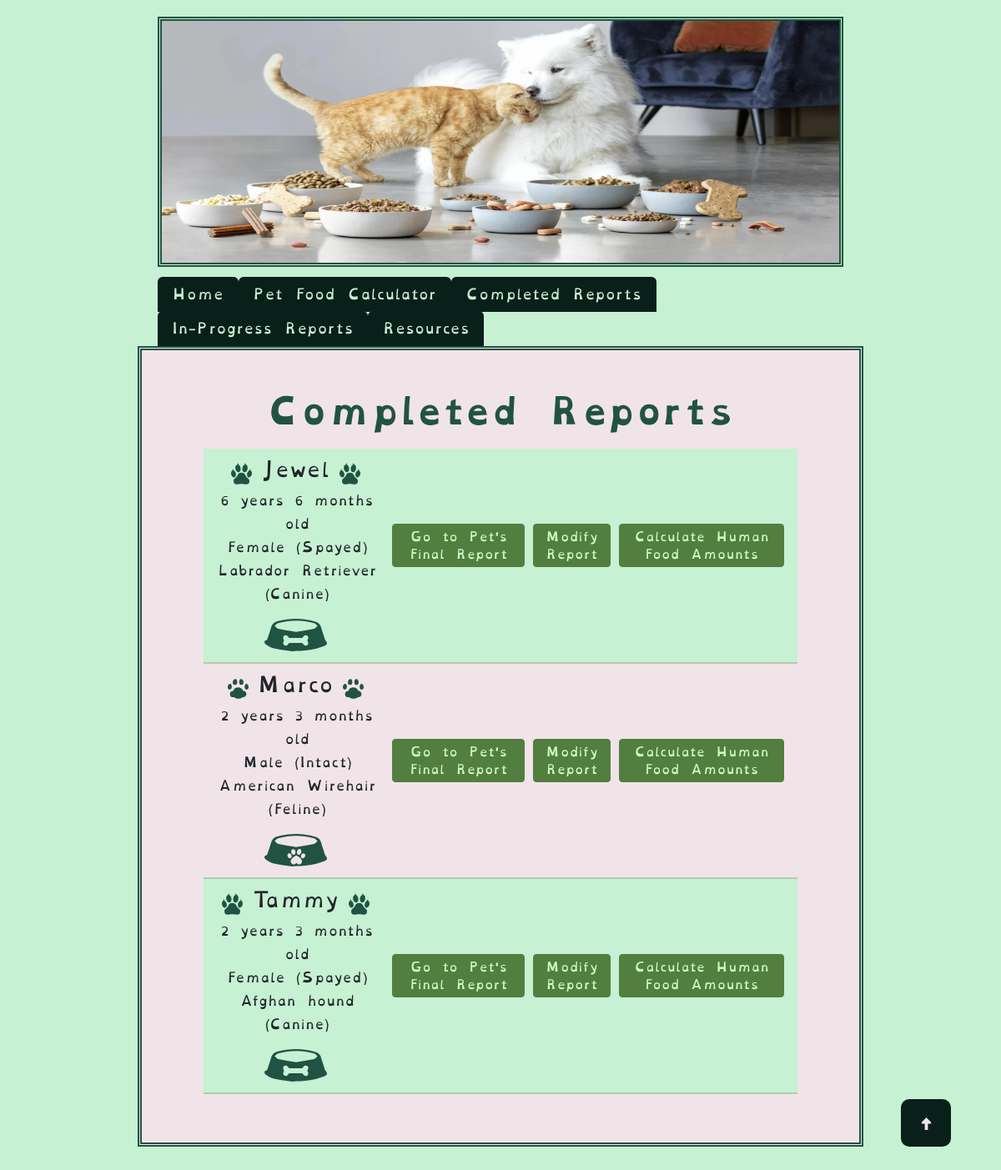
/finished_reports (signed in), run on an earlier commit of the app's database.
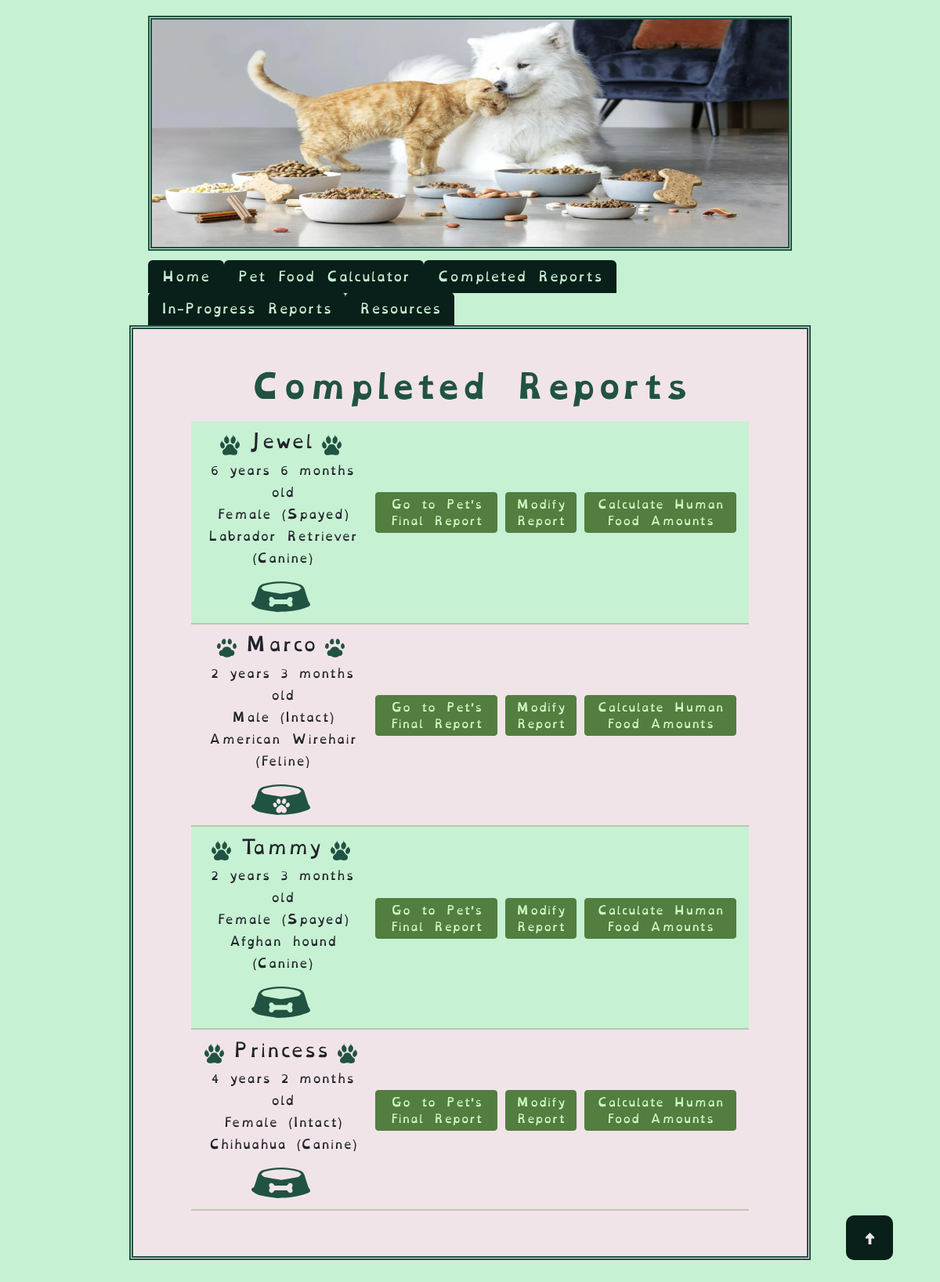
And on a later commit of the database.
### tables this page shows
CREATE TABLE "pets" (
	"pet_id"	INTEGER UNIQUE,
	"owner_id"	INTEGER,
	"name"	VARCHAR(25) NOT NULL,
	"age_in_years"	INTEGER,
	"age_in_months"	INTEGER,
	"species"	VARCHAR(10) NOT NULL,
	"breed"	VARCHAR(25),
	"canine_breed_id"	INTEGER,
	"feline_breed_id"	INTEGER,
	"sex"	INTEGER,
	"bcs"	INTEGER,
	"weight"	FLOAT,
	"units"	VARCHAR(5),
	"converted_weight"	FLOAT,
	"converted_weight_units"	VARCHAR(5),
	"body_fat_percentage"	VARCHAR(5),
	"ideal_weight_lbs"	FLOAT,
	"ideal_weight_kgs"	FLOAT,
	"is_pediatric"	BOOL,
	"is_pregnant"	BOOL,
	"weeks_gestating"	INTEGER,
	"is_nursing"	BOOL,
	"litter_size"	INTEGER,
	"weeks_nursing"	INTEGER,
	"activity_level"	INTEGER,
	"rer"	FLOAT,
	"canine_der_factor_id"	INTEGER,
	"feline_der_factor_id"	INTEGER,
	"der"	FLOAT,
	"der_modifier"	FLOAT,
	"meals_per_day"	FLOAT,
	"current_food_kcal"	FLOAT,
	"current_food_form"	INTEGER,
	"second_food_kcal" FLOAT,
	"second_food_form" INTEGER,
	"sensitive_stomach" INTEGER,
	"food_transition" INTEGER,
	"transition_length" INTEGER,
	"rec_treat_kcal_per_day"	INTEGER,
	"current_food_amt_rec"	VARCHAR(15),
	"current_food_amt_per_meal"	VARCHAR(15),
	"date_of_first_report"	DATETIME,
	"most_recent_report_date"	DATETIME,
	PRIMARY KEY("pet_id" AUTOINCREMENT),
	FOREIGN KEY("owner_id") REFERENCES "users"("id"),
	FOREIGN KEY("canine_breed_id") REFERENCES "dog_breeds"("BreedID"),
	FOREIGN KEY("canine_der_factor_id") REFERENCES "canine_der_factors"("factor_id"),
	FOREIGN KEY("feline_breed_id") REFERENCES "cat_breeds"("BreedID"),
	FOREIGN KEY("feline_der_factor_id") REFERENCES "feline_der_factors"("factor_id"),
	FOREIGN KEY("sex") REFERENCES "reproductive_statuses"("sex_id"),
	FOREIGN KEY("activity_level") REFERENCES "activity_levels"("activity_id"),
	FOREIGN KEY("current_food_form") REFERENCES "food_forms"("form_id"),
	FOREIGN KEY("second_food_form") REFERENCES "food_forms"("form_id")
);

### main.py (the view)
@app.route("/finished_reports", methods=["GET", "POST"])
@login_required
def finished_reports():
    try:
        fi = FindInfo(session["user_id"])
        pet_list = fi.find_all_user_pets(session["user_id"])
    except Exception as e:
        flash(f"Unable to find pet list. Exception: {e}")
        return render_template("finished_reports.html")
    return render_template("finished_reports.html", pet_list=pet_list)

### find_info.py (called while the page is built)
    def pet_data_dictionary(self, user_id, pet_id) -> dict:
        if pet_id != 0 and user_id != 0:
            self.pet_data = db.execute(
                "SELECT * FROM pets WHERE owner_id = :user_id AND pet_id = :pet_id",
                user_id=user_id, pet_id=pet_id
            )
            if self.pet_data == None:
                print("The pet hasn't been added yet.")
        return self.pet_data

    def find_all_user_pets(self, user_id) -> dict:
        if user_id != None or user_id != 0:
            try:
                pet_list = db.execute(
                    "SELECT * FROM pets WHERE owner_id = :user",
                    user=user_id
                )
            except Exception as e:
                flash(f"Couldn't find pet list. Exception: {e}")
        return pet_list

### helpers.py (called while the page is built)
def login_required(f):
    @wraps(f)
    def decorated_funtion(*args, **kwargs):
        if session.get("user_id") == None:
            return redirect(url_for("login"))
        return f(*args, **kwargs)
    return decorated_funtion

### templates/finished_reports.html (shortened to what this page needs)
{% extends 'base.html' %}
{% block content %}
    <h1>Completed Reports</h1>
    <div class="row">
        {% if pet_list and pet_list.date_of_first_report != None %}
            <table class="final_report_table">
                <tbody>
                    {% for pet in pet_list %}
                        {% if pet.date_of_first_report != None %}
                            <tr class="table_info {% if loop.index0 % 2 == 0 %}even-row{% else %}odd-row{% endif %}">
                                <td class="pet_table_info">
                                    <div class="signalment_info">
                                        <div class="name_and_paws">
                                            {% if pet.species == "Canine" %}
                                                <img src="{{ url_for('static', filename='assets/svg/dogs/dog_paw.svg') }}" alt="A dog's pawprint" class="fr_paw">
                                            {% elif pet.species == "Feline" %}
                                                <img src="{{ url_for('static', filename='assets/svg/cats/cat_paw.svg') }}" alt="A cat's pawprint" class="fr_paw">
                                            {% endif %}
                                            <h4>{{ pet.name }}</h4>
                                            {% if pet.species == "Canine" %}
                                                <img src="{{ url_for('static', filename='assets/svg/dogs/dog_paw.svg') }}" alt="A dog's pawprint" class="fr_paw">
                                            {% elif pet.species == "Feline" %}
                                                <img src="{{ url_for('static', filename='assets/svg/cats/cat_paw.svg') }}" alt="A cat's pawprint" class="fr_paw">
                                            {% endif %}
                                            </div>
                                            <div class="sig_fr">
                                                {% if pet.age_in_years == 0 and pet.age_in_months == 1 %}
                                                    {{ pet.age_in_months }} month old
                                                {% elif pet.age_in_years == 0 and pet.age_in_months > 1 %}
                                                    {{ pet.age_in_months }} months old
                                                {% elif pet.age_in_years == 1 and pet.age_in_months == 0 %}
                                                    {{ pet.age_in_years }} year old
                                                {% elif pet.age_in_years == 1 and pet.age_in_months == 1 %}
                                                    {{ pet.age_in_years }} year {{ pet.age_in_months }} month old
                                                {% elif pet.age_in_years == 1 and pet.age_in_months > 1 %}
                                                    {{ pet.age_in_years }} year {{ pet.age_in_months }} months old
                                                {% elif pet.age_in_years > 1 and pet.age_in_months == 0 %}
                                                    {{ pet.age_in_years }} years old
                                                {% elif pet.age_in_years > 1 and pet.age_in_months == 1 %}
                                                    {{ pet.age_in_years }} years {{ pet.age_in_months }} month old
                                                {% elif pet.age_in_years > 1 and pet.age_in_months > 1 %}
                                                    {{ pet.age_in_years }} years {{ pet.age_in_months }} months old
                                                {% endif %}
                                                <div class="sig_sex">
                                                    {% if pet.sex == 1 %}
                                                        Female (Intact)
                                                    {% elif pet.sex == 2 %}
                                                        Female (Spayed)
                                                    {% elif pet.sex == 3 %}
                                                        Male (Intact)
                                                    {% elif pet.sex == 4 %}
                                                        Male (Neutered)
                                                    {% endif %}
                                                </div>
                                                {{ pet.breed }} ({{ pet.species }})
                                            </div>
                                            {% if pet.species == "Feline" %}
                                                <img src="{{ url_for('static', filename='assets/svg/food_bowl.svg') }}" alt="A bowl with a pawprint" class="fr_bowl">
                                            {% elif pet.species == "Canine" %}
                                                <img src="{{ url_for('static', filename='assets/svg/dog_food_bowl.svg') }}" alt="A bowl with a bone" class="fr_bowl">
                                            {% endif %}
                                        </div>
                                    </div>
                                </td>
                                <td class="button_table_info">
                                    <div class="button-container-fr">
                                        <a href="{{ url_for('completed_report', pet_id=pet.pet_id) }}">
                                            <button type="button" class="btn btn-secondary btn-sm">Go to Pet's Final Report</button>
                                        </a>
                                        <a href="{{ url_for('edit_info', pet_id=pet.pet_id) }}">
                                            <button type="button" class="btn btn-secondary btn-sm">Modify Report</button>
                                        </a>
                                        <a href="{{ url_for('human_foods.search_human_foods', pet_id=pet.pet_id) }}">
                                            <button type="button" class="btn btn-secondary btn-sm">Calculate Human Food Amounts</button>
                                        </a>
                                    </div>
                                </td>
                            </tr>
                        {% endif %}
                    {% endfor %}
        {% endif %}
        <button onclick="scrollToTop()" id="top" title="Go to Top">
            <img src="{{ url_for('static', filename='assets/svg/arrow.svg') }}" class="arrow" alt="^"/>
        </button>
{% endblock %}

### templates/base.html (shortened to what this page needs)
<!DOCTYPE html>
<html lang="en">
  <head>
    {% block styles %}
    <link href="https://cdn.jsdelivr.net/npm/bootstrap@5.3.3/dist/css/bootstrap.min.css" rel="stylesheet">
    <link
      href="{{ url_for('static', filename='css/styles.css') }}"
      rel="stylesheet"
    />
    {% endblock %}
    <img class="header-img" alt="a cat and dog nuzzling amongst several different bowls of food" src="/static/assets/img/dog-cat.png">
    {% if session["user_id"] %}
    <nav id="navbar">
      <ul class="nav nav-tabs" id="tabList" role="tablist">
        <li><a class="nav-link" id="nav-home-tab" href="{{ url_for('home') }}">Home</a></li>
        <li><a class="nav-link" id="nav-pfc-tab" href="{{ url_for('pet_info') }}">Pet Food Calculator</a></li>
        <li><a class="nav-link" id="nav-pets-tab" href="{{ url_for('finished_reports') }}">Completed Reports</a></li>
        <li><a class="nav-link" id="nav-pets-tab" href="{{ url_for('wip_reports') }}">In-Progress Reports</a></li>
        <li><a class="nav-link" id="nav-pets-tab" href="{{ url_for('resources') }}">Resources</a></li>
      </ul>
    {% endif %}
    </nav>
  </head>
  <body>
    <div class="container-lg">
      {% block content %}
      {% endblock %}
  </body>
</html>

### static/css/styles.css (style rules this page uses)
:root { --white: #f1e4e9; --pale_white_green: #c6f1d3; --lighter_white_green: #d1f7dc; --pale_sky_blue: #70abad; --light_sky: #70c2c3; --green_black: #091f19; --deep_blue_green: #215342; --light_lime: #7CFF6B; --darker_lime_transparent: #568b3fe5; --darker_lime: #527e3f; }
body { background-color: var(--pale_white_green); padding: 20px; margin-left: auto; margin-right: auto; font-family: "OpenDyslexic", "Arvo"; font-size: 2vh; }
h1 { color: var(--deep_blue_green); font-weight: 700; padding-bottom: 1vw; width: 80%; word-wrap: break-word; }
h1, h2 { color: var(--deep_blue_green); }
h1, h2, h3 { margin-left: auto; margin-right: auto; text-align: center; }
h1, h2, h3 { font-family: "OpenDyslexicBold", "Arvo"; }
h4 { display: inline-block; justify-content: flex-end; padding-right: 10px; padding-left: 10px; font-size: 23px; }
.final_report_table { width: 950px; margin-left: auto; margin-right: auto; }
.even-row, .table_info.even-row, .th.even-row { background-color: var(--pale_white_green); }
.odd-row { background-color: var(--lighter_white_green); }
.table_info.odd-row { background-color: var(--white); }
.table_info { height: 200px; border-bottom: 2px solid #568b3f50; }
.pet_table_info { display: flex; align-items: center; justify-content: center; height: 100%; }
.signalment_info { display: flex; flex-direction: column; padding-bottom: 1vh; }
.name_and_paws { display: flex; flex-direction: row; margin-left: auto; margin-right: auto; padding-top: 5%; }
.button_table_info { height: 100%; }
.sig_fr { text-align: center; font-size: 15px; text-wrap: 500px; padding-bottom: 2vh; line-height: normal; padding-left: 2%; }
a { color: var(--darker_lime); }
.btn { background-color: var(--green_black); border-color: var(--green_black); --bs-btn-active-color: var(--deep_blue_green); --bs-btn-active-border-color: var(--deep_blue_green); --bs-btn-hover-bg: var(--deep_blue_green); --bs-btn-hover-border-bg: var(--deep_blue_green); color: var(--pale_white_green); text-align: center; margin: 5px; position: relative; margin-top: 1vw; }
.btn-sm { color: #cdfcc7; min-height: 2em; font-weight: 500; background-color: var(--darker_lime); border-color: var(--darker_lime); margin-bottom: 1vw; --bs-btn-active-color: var(--darker_lime_transparent); --bs-btn-active-border-color: var(--darker_lime_transparent); --bs-btn-hover-bg: var(--darker_lime_transparent); --bs-btn-hover-border-bg: var(--darker_lime_transparent); }
.button-container, .button-container-fr { display: flex; justify-content: center; }
.button-container-fr { padding-bottom: 3vh; padding-right: 2%; }
.header-img { margin-bottom: 10px; border: 5px var(--deep_blue_green); border-style: double; width: 68.5vw; height: 25vw; display: block; margin-left: auto; margin-right: auto; }
.container-lg { position: relative; border: 5px var(--deep_blue_green); border-style: double; padding: 50px; display: block; margin-left: auto; margin-right: auto; width: 75%; margin-bottom: 20px; background-color: var(--white); font-family: 'OpenDyslexic', 'Courier New'; font-optical-sizing: auto; font-weight: 300; font-style: normal; font-size: 50px; justify-content: space-between; }
.nav { margin-top: 1vw; }
.nav.nav-tabs { width: 68.5vw; margin-left: auto; margin-right: auto; --bs-navbar-color: var(--deep_blue_green); }
#nav-home-tab, #nav-pfc-tab, #nav-pets-tab { background-color: var(--green_black); color: var(--pale_white_green); }
.row { display: flex; flex-wrap: wrap; margin-left: 2vw; margin-right: 2vw; font-size: 20px; padding-bottom: 1vh; }
.fr_bowl { width: 75px; margin-left: auto; margin-right: auto; padding-bottom: 2%; }
.fr_paw { width: 25px; display: inline-block; }
#top { position: fixed; width: 5%; bottom: 5vh; right: 5vw; z-index: 99; border: none; outline: none; color: var(--white); background-color: var(--green_black); cursor: pointer; padding: 15px; border-radius: 10px; font-size: 18px; }
#top .arrow { width: 50%; }

What changed in the data, as far as the page shows it:
added pets: name "Princess", age_in_years "4", age_in_months "2", shows "Female (Intact)", breed "Chihuahua", species "Canine"
